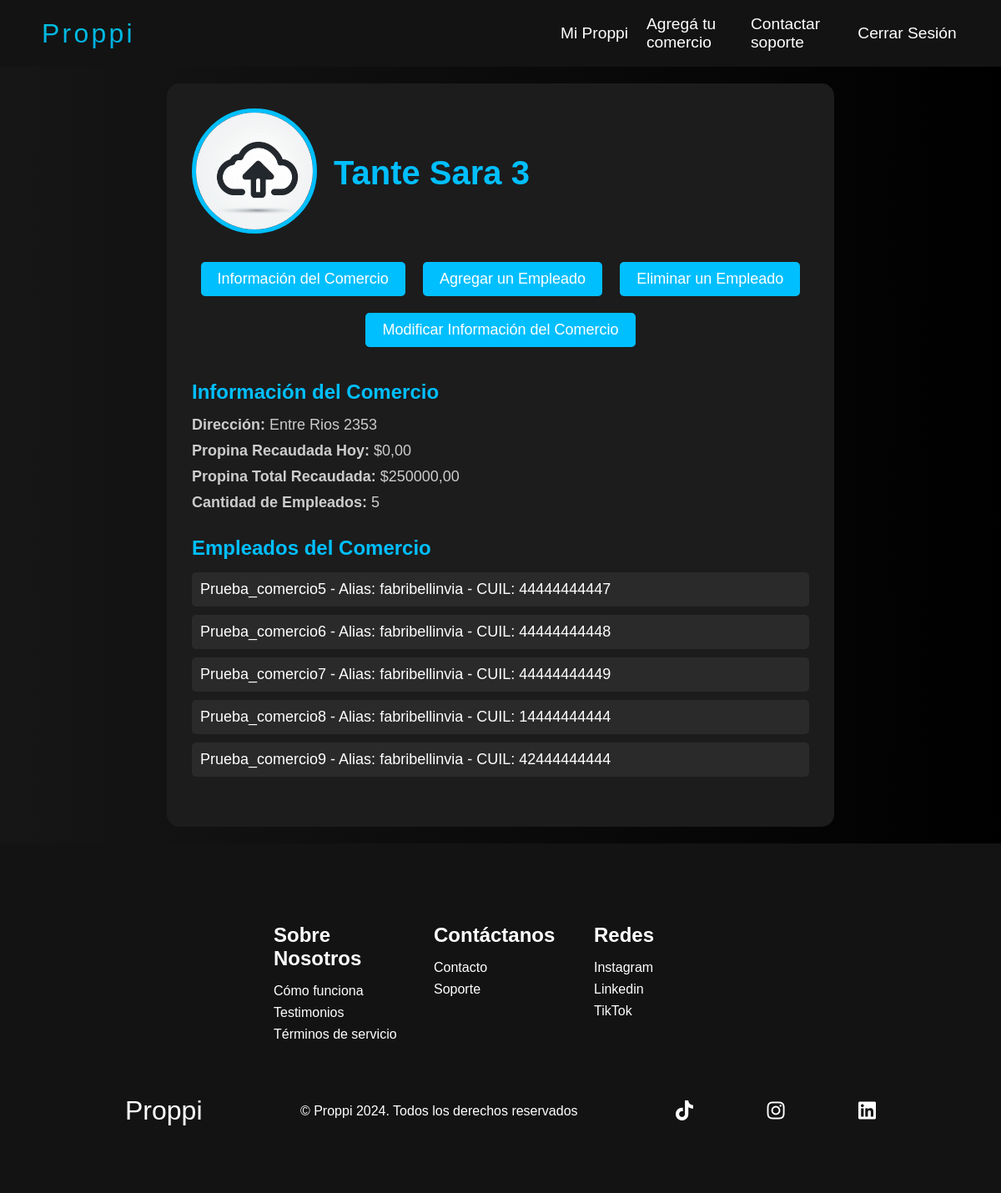
Page /Miproppi/mis_comercios/2/ (signed in) on the committed database.
### Adherircom/models.py (models this page shows, shortened)
class Comercio(models.Model):
    nombre_comercio = models.CharField(max_length=100)
    tipo_comercio = models.CharField(max_length=20, choices=[('restaurante', 'Restaurante'), ('bar', 'Bar'), ('cafe', 'Café'), ('otros', 'Otros')], default='restaurante')
    direccion = models.CharField(max_length=200)
    imagen = models.ImageField(upload_to='comercio_images/', blank=True)
    ciudad = models.CharField(max_length=100)
    provincia = models.CharField(max_length=100)
    ingresos_diarios = models.DecimalField(max_digits=10, decimal_places=2, blank=True, default=0)
    ingresos_total = models.DecimalField(max_digits=10, decimal_places=2,blank=True, default=0)
    codigo_qr = models.ImageField(upload_to='codigo_qr', blank=True)
    codigo_qr_entrada = models.ImageField(upload_to='codigo_qr_entrada', blank=True)
    ccreada = models.DateTimeField(auto_now_add=True, blank=True)
    user = models.ForeignKey(User, on_delete=models.CASCADE, related_name='comercios')

class Empleado(models.Model):
    nombre = models.CharField(max_length=50)
    email = models.EmailField(max_length=35)
    alias = models.CharField(max_length=40)
    cuil = models.CharField(max_length=20, unique=True)
    ingresos_diarios = models.DecimalField(max_digits=10, decimal_places=2, default=0)
    ingresos_total = models.DecimalField(max_digits=10, decimal_places=2, default=0)
    comercios = models.ManyToManyField(Comercio, related_name='empleados')
    user = models.OneToOneField(User, on_delete=models.CASCADE, null=True)

### MiProppi/views.py (the view)
# urls.py: path('Miproppi/mis_comercios/<int:comercio_id>/', views.detalle_comercio, name='detalle_comercio'),
@login_required
@permission_required("Adherircom.view_comercio")
def detalle_comercio(request, comercio_id):
    comercio = get_object_or_404(Comercio, id=comercio_id)
    return render(request, 'detalle_comercio.html',{
        'comercio': comercio
    })

### MiProppi/templates/detalle_comercio.html (shortened to what this page needs)
{% extends 'base.html' %}
{% load static %}
{% block content %}
<!DOCTYPE html>
<html lang="en">
<head>
    <link rel="stylesheet" href="{% static 'css/detalle_comercio.css' %}">
</head>
<body>
<div class="wrapper-container">
    <div class="wrapper">
        <div class="comercio-header">
            <form id="upload-form" action="{% url 'subir_imagen_comercio' comercio.id %}" method="POST" enctype="multipart/form-data">
                <label for="file-input">
                    <img src="{% if comercio.imagen %}{{ comercio.imagen.url }}{% else %}{% static 'images/default_comercio.png' %}{% endif %}" alt="Logo del Comercio" id="comercio-logo">
                </label>
            </form>
            <h1>{{ comercio.nombre_comercio }}</h1>
        </div>
        {% if perms.Adherircom.change_comercio %}
            <div class="botones-accion">
                <a href="#" class="btn">Información del Comercio</a>
                <a href="{% url 'agregar_emp' comercio.id %}" class="btn">Agregar un Empleado</a>
                <a href="{% url 'eliminar_emp' comercio.id %}" class="btn">Eliminar un Empleado</a>
                <a href="#" class="btn">Modificar Información del Comercio</a>
            </div>
        {% endif %}
        <div class="informacion-comercio">
            <h3>Información del Comercio</h3>
            <p><strong>Dirección:</strong> {{ comercio.direccion }}</p>
            <p><strong>Propina Recaudada Hoy:</strong> ${{ comercio.ingresos_diarios }}</p>
            <p><strong>Propina Total Recaudada:</strong> ${{ comercio.ingresos_total }}</p>
            <p><strong>Cantidad de Empleados:</strong> {{ comercio.empleados.count }}</p>
        </div>
        <div class="lista-empleados">
            <h3>Empleados del Comercio</h3>
            <ul>
                {% for empleado in comercio.empleados.all %}
                <li>{{ empleado.nombre }} - Alias: {{ empleado.alias }} - CUIL: {{ empleado.cuil }}</li>
                {% endfor %}
            </ul>
        </div>
    </div>
</div>
</body>
{% endblock %}

### Inicio/static/styles/base.css (style rules this page uses)
* { box-sizing: border-box; margin: 0; padding: 0; font-family: 'Kumbh Sans', sans-serif; scroll-behavior: smooth; }
body { padding-top: env(safe-area-inset-top); padding-bottom: env(safe-area-inset-bottom); padding-left: env(safe-area-inset-left); padding-right: env(safe-area-inset-right); padding-top: env(safe-area-inset-top); padding-bottom: env(safe-area-inset-bottom); padding-left: env(safe-area-inset-left); padding-right: env(safe-area-inset-right); background-color: #131313; }

### MiProppi/static/css/detalle_comercio.css (style rules this page uses)
.wrapper-container { font-family: 'Poppins', sans-serif; background: #000000; background: linear-gradient(to right, #161616, #000000); color: #fff; padding: 20px; display: flex; justify-content: center; align-items: center; min-height: 100vh; }
.wrapper { background-color: #1c1c1c; padding: 30px; border-radius: 15px; max-width: 800px; width: 100%; }
.comercio-header { display: flex; align-items: center; margin-bottom: 20px; }
.comercio-header img { width: 150px; height: 150px; border-radius: 50%; border: 5px solid #00BFFF; cursor: pointer; transition: transform 0.3s ease; margin-right: 20px; }
.comercio-header h1 { font-size: 40px; color: #00BFFF; text-align: left; }
.botones-accion { display: flex; justify-content: space-around; flex-wrap: wrap; margin-bottom: 30px; }
.botones-accion .btn { padding: 10px 20px; margin: 10px; font-size: 18px; color: #fff; background-color: #00BFFF; border: none; border-radius: 5px; text-decoration: none; text-align: center; transition: background-color 0.3s ease, transform 0.3s ease, box-shadow 0.3s ease; }
.informacion-comercio { margin-bottom: 30px; }
.informacion-comercio h3 { font-size: 24px; color: #00BFFF; margin-bottom: 15px; }
.informacion-comercio p { margin-bottom: 10px; font-size: 18px; color: #ccc; }
.lista-empleados { margin-bottom: 30px; }
.lista-empleados h3 { font-size: 24px; color: #00BFFF; margin-bottom: 15px; }
.lista-empleados ul { list-style-type: none; padding: 0; margin: 0; }
.lista-empleados ul li { font-size: 18px; margin-bottom: 10px; background-color: #2a2a2a; padding: 10px; border-radius: 5px; color: #fff; }

### rows in the picture
Comercio: nombre_comercio "Tante Sara 3", direccion "Entre Rios 2353", ingresos_diarios "0,00", ingresos_total "250000,00", empleados.count "5"
Empleado: nombre "Prueba_comercio5", alias "fabribellinvia", cuil "44444444447"
Empleado: nombre "Prueba_comercio6", alias "fabribellinvia", cuil "44444444448"
Empleado: nombre "Prueba_comercio7", alias "fabribellinvia", cuil "44444444449"
Empleado: nombre "Prueba_comercio8", alias "fabribellinvia", cuil "14444444444"
Empleado: nombre "Prueba_comercio9", alias "fabribellinvia", cuil "42444444444"
